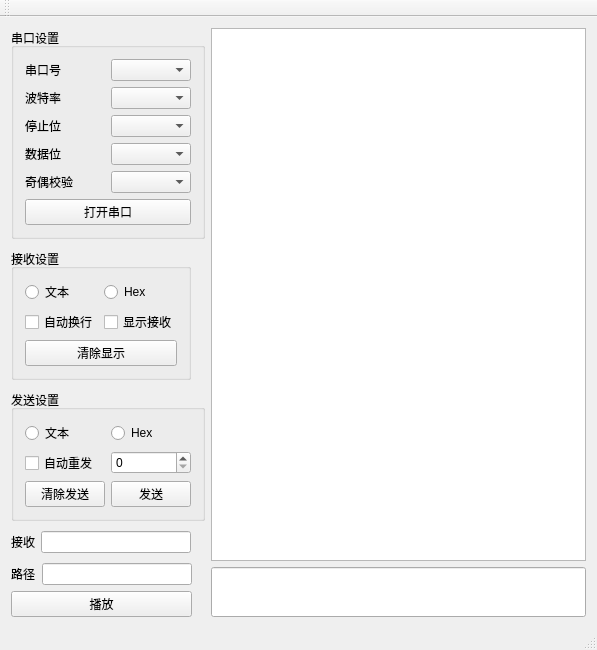
<?xml version="1.0" encoding="UTF-8"?>
<ui version="4.0">
 <class>Serial_port</class>
 <widget class="QMainWindow" name="Serial_port">
  <property name="geometry">
   <rect>
    <x>0</x>
    <y>0</y>
    <width>597</width>
    <height>599</height>
   </rect>
  </property>
  <property name="windowTitle">
   <string>Serial_port</string>
  </property>
  <widget class="QWidget" name="centralWidget">
   <layout class="QGridLayout" name="gridLayout_17">
    <item row="0" column="0">
     <layout class="QHBoxLayout" name="horizontalLayout" stretch="0,2">
      <property name="spacing">
       <number>6</number>
      </property>
      <item>
       <layout class="QFormLayout" name="formLayout">
        <property name="verticalSpacing">
         <number>10</number>
        </property>
        <item row="0" column="0" colspan="2">
         <widget class="QGroupBox" name="groupBox">
          <property name="title">
           <string>串口设置</string>
          </property>
          <layout class="QGridLayout" name="gridLayout_6">
           <item row="0" column="0" rowspan="2" colspan="2">
            <layout class="QVBoxLayout" name="verticalLayout">
             <item>
              <layout class="QGridLayout" name="gridLayout">
               <item row="0" column="0">
                <widget class="QLabel" name="label">
                 <property name="text">
                  <string>串口号</string>
                 </property>
                </widget>
               </item>
               <item row="0" column="1">
                <widget class="QComboBox" name="PortBox"/>
               </item>
              </layout>
             </item>
             <item>
              <layout class="QGridLayout" name="gridLayout_2">
               <item row="0" column="0">
                <widget class="QLabel" name="label_2">
                 <property name="text">
                  <string>波特率</string>
                 </property>
                </widget>
               </item>
               <item row="0" column="1">
                <widget class="QComboBox" name="BaudBox"/>
               </item>
              </layout>
             </item>
             <item>
              <layout class="QGridLayout" name="gridLayout_3">
               <item row="0" column="0">
                <widget class="QLabel" name="label_3">
                 <property name="text">
                  <string>停止位</string>
                 </property>
                </widget>
               </item>
               <item row="0" column="1">
                <widget class="QComboBox" name="StopBox"/>
               </item>
              </layout>
             </item>
             <item>
              <layout class="QGridLayout" name="gridLayout_4">
               <item row="0" column="0">
                <widget class="QLabel" name="label_4">
                 <property name="text">
                  <string>数据位</string>
                 </property>
                </widget>
               </item>
               <item row="0" column="1">
                <widget class="QComboBox" name="DataBox"/>
               </item>
              </layout>
             </item>
             <item>
              <layout class="QGridLayout" name="gridLayout_5">
               <item row="0" column="0">
                <widget class="QLabel" name="label_5">
                 <property name="text">
                  <string>奇偶校验</string>
                 </property>
                </widget>
               </item>
               <item row="0" column="1">
                <widget class="QComboBox" name="ParityBox"/>
               </item>
              </layout>
             </item>
            </layout>
           </item>
           <item row="2" column="0" colspan="2">
            <widget class="QPushButton" name="OpenButton">
             <property name="text">
              <string>打开串口</string>
             </property>
            </widget>
           </item>
          </layout>
         </widget>
        </item>
        <item row="1" column="0">
         <widget class="QGroupBox" name="groupBox_2">
          <property name="minimumSize">
           <size>
            <width>180</width>
            <height>0</height>
           </size>
          </property>
          <property name="title">
           <string>接收设置</string>
          </property>
          <layout class="QGridLayout" name="gridLayout_9">
           <item row="0" column="0">
            <layout class="QGridLayout" name="gridLayout_7">
             <item row="0" column="0">
              <widget class="QRadioButton" name="rTextRadio">
               <property name="text">
                <string>文本</string>
               </property>
              </widget>
             </item>
             <item row="0" column="1">
              <widget class="QRadioButton" name="rHexRadio">
               <property name="text">
                <string>Hex</string>
               </property>
              </widget>
             </item>
            </layout>
           </item>
           <item row="1" column="0">
            <layout class="QGridLayout" name="gridLayout_8">
             <item row="0" column="0">
              <widget class="QCheckBox" name="checkBox">
               <property name="text">
                <string>自动换行</string>
               </property>
              </widget>
             </item>
             <item row="0" column="1">
              <widget class="QCheckBox" name="reDisplay">
               <property name="text">
                <string>显示接收</string>
               </property>
              </widget>
             </item>
            </layout>
           </item>
           <item row="2" column="0">
            <widget class="QPushButton" name="r_clearButton">
             <property name="text">
              <string>清除显示</string>
             </property>
            </widget>
           </item>
          </layout>
         </widget>
        </item>
        <item row="2" column="0">
         <widget class="QGroupBox" name="groupBox_3">
          <property name="minimumSize">
           <size>
            <width>180</width>
            <height>0</height>
           </size>
          </property>
          <property name="title">
           <string>发送设置</string>
          </property>
          <layout class="QGridLayout" name="gridLayout_13">
           <item row="0" column="0">
            <layout class="QGridLayout" name="gridLayout_10">
             <item row="0" column="0">
              <widget class="QRadioButton" name="sTextRadio">
               <property name="text">
                <string>文本</string>
               </property>
              </widget>
             </item>
             <item row="0" column="1">
              <widget class="QRadioButton" name="sHexRadio">
               <property name="text">
                <string>Hex</string>
               </property>
              </widget>
             </item>
            </layout>
           </item>
           <item row="1" column="0">
            <layout class="QGridLayout" name="gridLayout_11">
             <item row="0" column="0">
              <widget class="QCheckBox" name="reSendCheck">
               <property name="text">
                <string>自动重发</string>
               </property>
              </widget>
             </item>
             <item row="0" column="1">
              <widget class="QSpinBox" name="spinBox"/>
             </item>
            </layout>
           </item>
           <item row="2" column="0">
            <layout class="QGridLayout" name="gridLayout_12">
             <item row="0" column="0">
              <widget class="QPushButton" name="s_clearButton">
               <property name="text">
                <string>清除发送</string>
               </property>
              </widget>
             </item>
             <item row="0" column="1">
              <widget class="QPushButton" name="sendButton">
               <property name="text">
                <string>发送</string>
               </property>
              </widget>
             </item>
            </layout>
           </item>
          </layout>
         </widget>
        </item>
        <item row="3" column="0">
         <layout class="QGridLayout" name="gridLayout_15">
          <item row="0" column="0">
           <widget class="QLabel" name="r_size">
            <property name="text">
             <string>接收</string>
            </property>
           </widget>
          </item>
          <item row="0" column="1">
           <widget class="QLineEdit" name="sendlabel">
            <property name="minimumSize">
             <size>
              <width>150</width>
              <height>0</height>
             </size>
            </property>
           </widget>
          </item>
         </layout>
        </item>
        <item row="4" column="0">
         <layout class="QGridLayout" name="gridLayout_18">
          <item row="1" column="0">
           <widget class="QPushButton" name="Playbutton">
            <property name="minimumSize">
             <size>
              <width>175</width>
              <height>0</height>
             </size>
            </property>
            <property name="maximumSize">
             <size>
              <width>16777215</width>
              <height>16777215</height>
             </size>
            </property>
            <property name="text">
             <string>播放</string>
            </property>
           </widget>
          </item>
          <item row="0" column="0">
           <layout class="QGridLayout" name="gridLayout_16">
            <item row="0" column="0">
             <widget class="QLabel" name="label_6">
              <property name="text">
               <string>路径</string>
              </property>
             </widget>
            </item>
            <item row="0" column="1">
             <widget class="m_lineEdit" name="m_txt">
              <property name="minimumSize">
               <size>
                <width>150</width>
                <height>0</height>
               </size>
              </property>
             </widget>
            </item>
           </layout>
          </item>
         </layout>
        </item>
       </layout>
      </item>
      <item>
       <layout class="QGridLayout" name="gridLayout_14" rowstretch="0,0" columnstretch="0" rowminimumheight="0,0">
        <property name="spacing">
         <number>6</number>
        </property>
        <item row="0" column="0">
         <widget class="QTextBrowser" name="textBrowser"/>
        </item>
        <item row="1" column="0">
         <widget class="QLineEdit" name="lineEdit">
          <property name="minimumSize">
           <size>
            <width>0</width>
            <height>50</height>
           </size>
          </property>
         </widget>
        </item>
       </layout>
      </item>
     </layout>
    </item>
   </layout>
  </widget>
  <widget class="QMenuBar" name="menuBar">
   <property name="geometry">
    <rect>
     <x>0</x>
     <y>0</y>
     <width>597</width>
     <height>23</height>
    </rect>
   </property>
  </widget>
  <widget class="QToolBar" name="mainToolBar">
   <attribute name="toolBarArea">
    <enum>TopToolBarArea</enum>
   </attribute>
   <attribute name="toolBarBreak">
    <bool>false</bool>
   </attribute>
  </widget>
  <widget class="QStatusBar" name="statusBar"/>
 </widget>
 <layoutdefault spacing="6" margin="11"/>
 <customwidgets>
  <customwidget>
   <class>m_lineEdit</class>
   <extends>QLineEdit</extends>
   <header>m_lineEdit.h</header>
  </customwidget>
 </customwidgets>
 <resources/>
 <connections/>
</ui>
